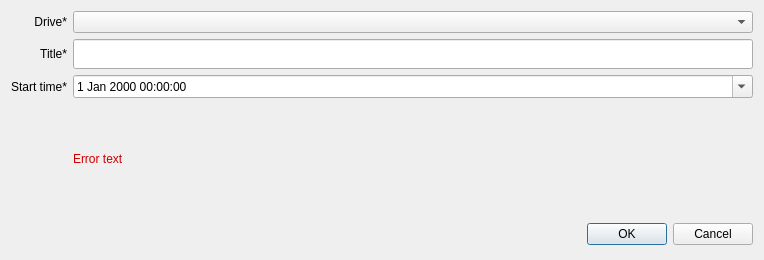
<?xml version="1.0" encoding="UTF-8"?>
<ui version="4.0">
 <class>AddStreamAnnouncementDialog</class>
 <widget class="QDialog" name="AddStreamAnnouncementDialog">
  <property name="geometry">
   <rect>
    <x>0</x>
    <y>0</y>
    <width>764</width>
    <height>260</height>
   </rect>
  </property>
  <property name="windowTitle">
   <string>Dialog</string>
  </property>
  <layout class="QVBoxLayout" name="verticalLayout">
   <item>
    <layout class="QGridLayout" name="gridLayout">
     <item row="2" column="1">
      <widget class="QDateTimeEdit" name="m_dateTime">
       <property name="calendarPopup">
        <bool>true</bool>
       </property>
      </widget>
     </item>
     <item row="4" column="1">
      <layout class="QHBoxLayout" name="horizontalLayout">
       <item>
        <widget class="QLabel" name="m_errorText">
         <property name="styleSheet">
          <string notr="true">color: #CC0000</string>
         </property>
         <property name="text">
          <string>Error text</string>
         </property>
        </widget>
       </item>
      </layout>
     </item>
     <item row="5" column="1">
      <widget class="QDialogButtonBox" name="buttonBox">
       <property name="minimumSize">
        <size>
         <width>0</width>
         <height>30</height>
        </size>
       </property>
       <property name="maximumSize">
        <size>
         <width>16777215</width>
         <height>30</height>
        </size>
       </property>
       <property name="orientation">
        <enum>Qt::Horizontal</enum>
       </property>
       <property name="standardButtons">
        <set>QDialogButtonBox::Cancel|QDialogButtonBox::Ok</set>
       </property>
      </widget>
     </item>
     <item row="0" column="1">
      <widget class="QComboBox" name="selectDriveBox"/>
     </item>
     <item row="0" column="0">
      <widget class="QLabel" name="label">
       <property name="text">
        <string>Drive*</string>
       </property>
       <property name="alignment">
        <set>Qt::AlignRight|Qt::AlignTrailing|Qt::AlignVCenter</set>
       </property>
      </widget>
     </item>
     <item row="1" column="1">
      <widget class="QLineEdit" name="m_title">
       <property name="minimumSize">
        <size>
         <width>450</width>
         <height>30</height>
        </size>
       </property>
       <property name="maximumSize">
        <size>
         <width>16777215</width>
         <height>30</height>
        </size>
       </property>
       <property name="text">
        <string/>
       </property>
      </widget>
     </item>
     <item row="1" column="0">
      <widget class="QLabel" name="label_3">
       <property name="text">
        <string>Title*</string>
       </property>
       <property name="alignment">
        <set>Qt::AlignRight|Qt::AlignTrailing|Qt::AlignVCenter</set>
       </property>
      </widget>
     </item>
     <item row="2" column="0">
      <widget class="QLabel" name="label_4">
       <property name="text">
        <string>Start time*</string>
       </property>
       <property name="alignment">
        <set>Qt::AlignRight|Qt::AlignTrailing|Qt::AlignVCenter</set>
       </property>
      </widget>
     </item>
    </layout>
   </item>
  </layout>
 </widget>
 <resources/>
 <connections>
  <connection>
   <sender>buttonBox</sender>
   <signal>accepted()</signal>
   <receiver>AddStreamAnnouncementDialog</receiver>
   <slot>accept()</slot>
   <hints>
    <hint type="sourcelabel">
     <x>248</x>
     <y>254</y>
    </hint>
    <hint type="destinationlabel">
     <x>157</x>
     <y>274</y>
    </hint>
   </hints>
  </connection>
  <connection>
   <sender>buttonBox</sender>
   <signal>rejected()</signal>
   <receiver>AddStreamAnnouncementDialog</receiver>
   <slot>reject()</slot>
   <hints>
    <hint type="sourcelabel">
     <x>316</x>
     <y>260</y>
    </hint>
    <hint type="destinationlabel">
     <x>286</x>
     <y>274</y>
    </hint>
   </hints>
  </connection>
 </connections>
</ui>
